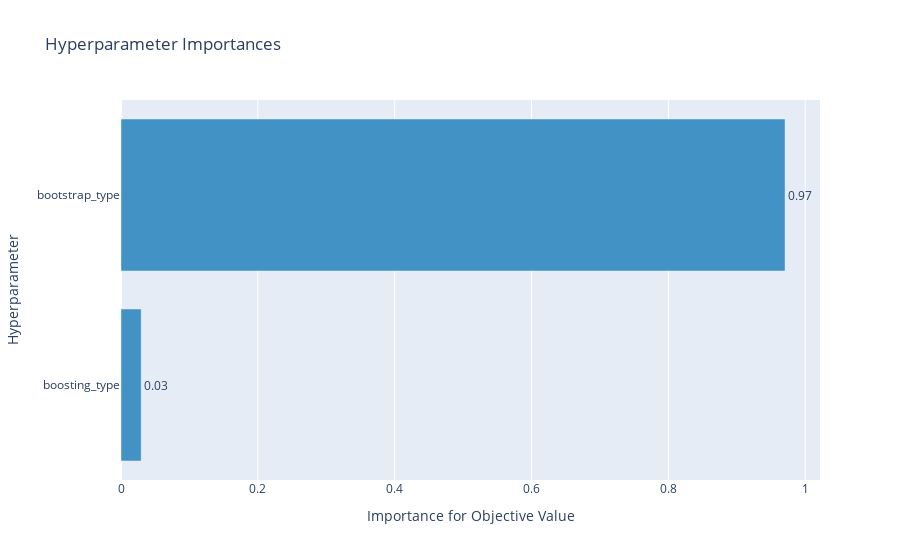

Notebook source saved alongside this figure:
### Code cell
optuna.visualization.plot_param_importances(study)

### Figure 1 — Plotly figure (JSON) as saved in the notebook; plotly's stock layout.template omitted (floating-point values rounded to 4 significant figures)
{"data": [{"cliponaxis": false, "hovertemplate": ["boosting_type (CategoricalDistribution): 0.029475145400316073<extra></extra>", "bootstrap_type (CategoricalDistribution): 0.970524854599684<extra></extra>"], "marker": {"color": "rgb(66,146,198)"}, "orientation": "h", "text": ["0.03", "0.97"], "textposition": "outside", "type": "bar", "x": [0.02948, 0.9705], "y": ["boosting_type", "bootstrap_type"]}], "layout": {"showlegend": false, "title": {"text": "Hyperparameter Importances"}, "xaxis": {"title": {"text": "Importance for Objective Value"}}, "yaxis": {"title": {"text": "Hyperparameter"}}}}
